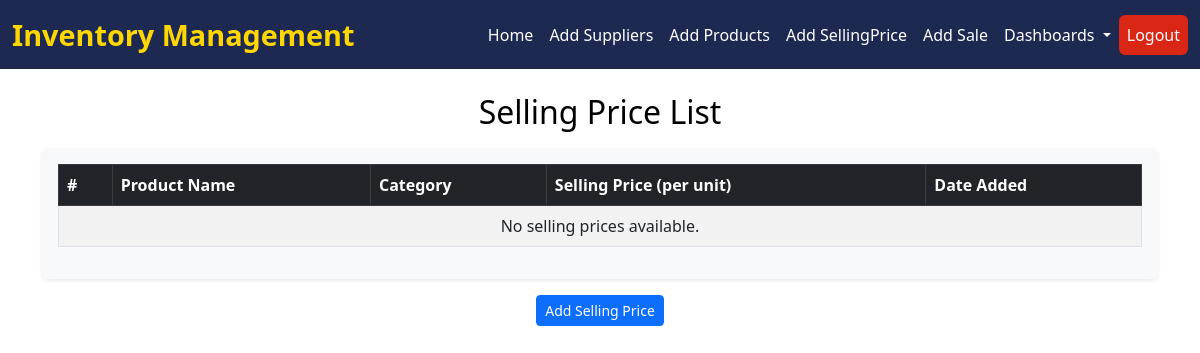
Before: /selling-price-list/ with the older database file.
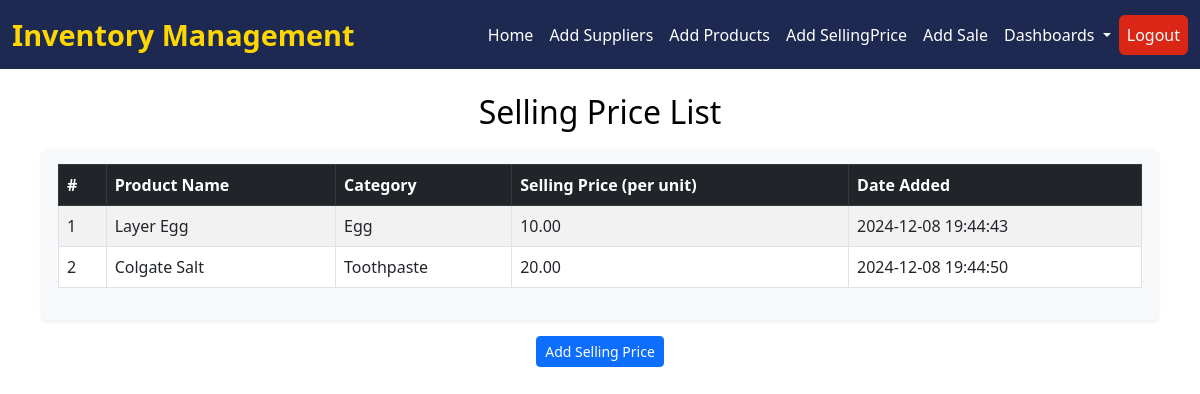
After: the same page with the newer database file.
### stock_analysis/models.py (models this page shows, shortened)
class SellingPrice(models.Model):
    supplier_product = models.ForeignKey(SupplierProduct, on_delete=models.CASCADE)
    our_selling_price_per_unit = models.DecimalField(max_digits=10, decimal_places=2)
    date_added = models.DateTimeField(auto_now_add=True)

class SupplierProduct(models.Model):
    supplier = models.ForeignKey(Supplier, on_delete=models.CASCADE)  # Link to Supplier
    name = models.CharField(max_length=100, default="Unknown Product")  # Default name
    category = models.CharField(max_length=50, blank=True, null=True)  # Product category
    selling_price_per_unit=models.DecimalField(default=0, max_digits=10, decimal_places=2, null=True, blank=True)
    stock_quantity = models.IntegerField(default=0)  # Current stock quantity
    cost_price = models.DecimalField(max_digits=10, decimal_places=2)  # Cost price per unit
    supplied_date = models.DateField(auto_now_add=True)  # Date of supply

### stock_analysis/price_views.py (the view)
# urls.py: path('selling-price-list/', price_views.selling_price_list, name='selling_price_list'),
def selling_price_list(request):
    selling_prices = SellingPrice.objects.select_related('supplier_product', 'supplier_product__supplier').all()
    return render(request, 'prices/selling_price_list.html', {
        'selling_prices': selling_prices
    })

### stock_analysis/templates/prices/selling_price_list.html (shortened to what this page needs)
{% extends 'index.html' %}
{% block content %}
<div class="container mt-4">
    <h2 class="text-center mb-3" style="color: black">Selling Price List</h2>
    <div class="table-responsive shadow-sm p-3 bg-light rounded">
        <table class="table table-striped table-bordered">
            <thead class="table-dark">
                <tr>
                    <th>#</th>
                    <th>Product Name</th>
                    <th>Category</th>
                    <th>Selling Price (per unit)</th>
                    <th>Date Added</th>
                </tr>
            </thead>
            <tbody>
                {% for price in selling_prices %}
                    <tr>
                        <td>{{ forloop.counter }}</td>
                        <td>{{ price.supplier_product.name }}</td>
                        <td>{{ price.supplier_product.category }}</td>
                        <td>{{ price.our_selling_price_per_unit }}</td>
                        <td>{{ price.date_added|date:"Y-m-d H:i:s" }}</td>
                    </tr>
                {% empty %}
                    <tr>
                        <td colspan="6" class="text-center">No selling prices available.</td>
                    </tr>
                {% endfor %}
            </tbody>
        </table>
    </div>
    <div class="d-flex justify-content-center mt-3">
        <a href="{% url 'add_selling_price' %}" class="btn btn-primary btn-sm">Add Selling Price</a>
    </div>
</div>
{% endblock %}

Changed rows visible on the page:
added SellingPrice: supplier_product.name "Layer Egg", supplier_product.category "Egg", our_selling_price_per_unit "10.00", date_added "2024-12-08 19:44:43"
added SellingPrice: supplier_product.name "Colgate Salt", supplier_product.category "Toothpaste", our_selling_price_per_unit "20.00", date_added "2024-12-08 19:44:50"
Other visible differences:
text no longer shown: "No selling prices available."
